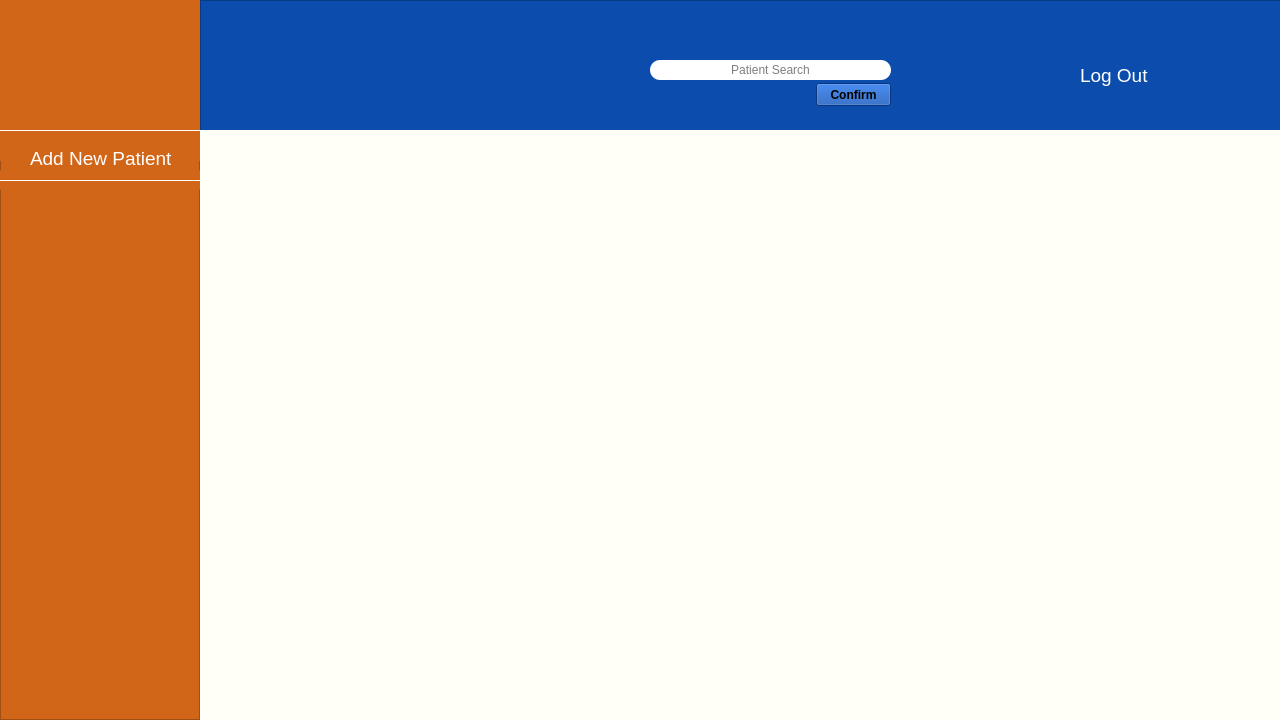
<?xml version="1.0" encoding="UTF-8"?>
<ui version="4.0">
 <class>MainWindow</class>
 <widget class="QMainWindow" name="MainWindow">
  <property name="enabled">
   <bool>true</bool>
  </property>
  <property name="geometry">
   <rect>
    <x>0</x>
    <y>0</y>
    <width>1280</width>
    <height>720</height>
   </rect>
  </property>
  <property name="windowTitle">
   <string>Keto Gator</string>
  </property>
  <property name="windowIcon">
   <iconset>
    <normaloff>17e294f73f2bfaae238c79c83226ebbd.png</normaloff>17e294f73f2bfaae238c79c83226ebbd.png</iconset>
  </property>
  <widget class="QWidget" name="centralwidget">
   <widget class="QFrame" name="sidebar">
    <property name="geometry">
     <rect>
      <x>0</x>
      <y>0</y>
      <width>200</width>
      <height>720</height>
     </rect>
    </property>
    <property name="maximumSize">
     <size>
      <width>16777215</width>
      <height>720</height>
     </size>
    </property>
    <property name="styleSheet">
     <string notr="true">background-color: rgb(209, 102, 24)</string>
    </property>
    <property name="frameShape">
     <enum>QFrame::StyledPanel</enum>
    </property>
    <property name="frameShadow">
     <enum>QFrame::Raised</enum>
    </property>
    <widget class="Line" name="firstlinebreak">
     <property name="geometry">
      <rect>
       <x>0</x>
       <y>120</y>
       <width>200</width>
       <height>20</height>
      </rect>
     </property>
     <property name="styleSheet">
      <string notr="true">color:rgb(255, 255, 255)</string>
     </property>
     <property name="frameShadow">
      <enum>QFrame::Plain</enum>
     </property>
     <property name="lineWidth">
      <number>1</number>
     </property>
     <property name="orientation">
      <enum>Qt::Horizontal</enum>
     </property>
    </widget>
    <widget class="QLabel" name="logo">
     <property name="geometry">
      <rect>
       <x>-140</x>
       <y>-70</y>
       <width>531</width>
       <height>231</height>
      </rect>
     </property>
     <property name="cursor">
      <cursorShape>PointingHandCursor</cursorShape>
     </property>
     <property name="text">
      <string/>
     </property>
     <property name="pixmap">
      <pixmap>Keto-Gator.png</pixmap>
     </property>
     <property name="scaledContents">
      <bool>true</bool>
     </property>
    </widget>
    <widget class="QLabel" name="newpatientbutton">
     <property name="geometry">
      <rect>
       <x>30</x>
       <y>150</y>
       <width>141</width>
       <height>16</height>
      </rect>
     </property>
     <property name="font">
      <font>
       <family>Arial</family>
       <pointsize>14</pointsize>
       <weight>50</weight>
       <bold>false</bold>
       <underline>false</underline>
       <strikeout>false</strikeout>
      </font>
     </property>
     <property name="cursor">
      <cursorShape>PointingHandCursor</cursorShape>
     </property>
     <property name="styleSheet">
      <string notr="true">color: white;
dropshadow:(black, 5)</string>
     </property>
     <property name="text">
      <string>Add New Patient</string>
     </property>
    </widget>
    <widget class="Line" name="firstlinebreak_2">
     <property name="geometry">
      <rect>
       <x>0</x>
       <y>170</y>
       <width>200</width>
       <height>20</height>
      </rect>
     </property>
     <property name="styleSheet">
      <string notr="true">color:rgb(255, 255, 255)</string>
     </property>
     <property name="frameShadow">
      <enum>QFrame::Plain</enum>
     </property>
     <property name="lineWidth">
      <number>1</number>
     </property>
     <property name="orientation">
      <enum>Qt::Horizontal</enum>
     </property>
    </widget>
    <zorder>logo</zorder>
    <zorder>firstlinebreak</zorder>
    <zorder>newpatientbutton</zorder>
    <zorder>firstlinebreak_2</zorder>
   </widget>
   <widget class="QFrame" name="topbar">
    <property name="enabled">
     <bool>true</bool>
    </property>
    <property name="geometry">
     <rect>
      <x>200</x>
      <y>0</y>
      <width>1920</width>
      <height>135</height>
     </rect>
    </property>
    <property name="sizePolicy">
     <sizepolicy hsizetype="Preferred" vsizetype="Preferred">
      <horstretch>0</horstretch>
      <verstretch>0</verstretch>
     </sizepolicy>
    </property>
    <property name="minimumSize">
     <size>
      <width>911</width>
      <height>0</height>
     </size>
    </property>
    <property name="maximumSize">
     <size>
      <width>1920</width>
      <height>16777215</height>
     </size>
    </property>
    <property name="styleSheet">
     <string notr="true">background-color:rgb(12, 76, 173)</string>
    </property>
    <property name="frameShape">
     <enum>QFrame::StyledPanel</enum>
    </property>
    <property name="frameShadow">
     <enum>QFrame::Raised</enum>
    </property>
    <widget class="QPushButton" name="confirmbutton">
     <property name="geometry">
      <rect>
       <x>616</x>
       <y>83</y>
       <width>75</width>
       <height>23</height>
      </rect>
     </property>
     <property name="font">
      <font>
       <family>Arial</family>
       <weight>75</weight>
       <bold>true</bold>
      </font>
     </property>
     <property name="cursor">
      <cursorShape>PointingHandCursor</cursorShape>
     </property>
     <property name="styleSheet">
      <string notr="true">background-color: rgb(209, 102, 24);
color:white;
border-radius: 10px;

hover
{
   background-color:white;
}</string>
     </property>
     <property name="text">
      <string>Confirm</string>
     </property>
    </widget>
    <widget class="QLabel" name="logoutbutton">
     <property name="geometry">
      <rect>
       <x>880</x>
       <y>60</y>
       <width>71</width>
       <height>31</height>
      </rect>
     </property>
     <property name="font">
      <font>
       <family>Arial</family>
       <pointsize>14</pointsize>
       <weight>50</weight>
       <bold>false</bold>
      </font>
     </property>
     <property name="cursor">
      <cursorShape>PointingHandCursor</cursorShape>
     </property>
     <property name="styleSheet">
      <string notr="true">color:white</string>
     </property>
     <property name="text">
      <string>Log Out</string>
     </property>
     <property name="scaledContents">
      <bool>false</bool>
     </property>
    </widget>
    <widget class="QLineEdit" name="lineEdit">
     <property name="geometry">
      <rect>
       <x>450</x>
       <y>60</y>
       <width>241</width>
       <height>20</height>
      </rect>
     </property>
     <property name="styleSheet">
      <string notr="true">background-color:rgb(255, 255, 255);
 border-radius: 10px;</string>
     </property>
     <property name="alignment">
      <set>Qt::AlignCenter</set>
     </property>
     <property name="placeholderText">
      <string>Patient Search</string>
     </property>
    </widget>
   </widget>
   <widget class="QFrame" name="body">
    <property name="geometry">
     <rect>
      <x>200</x>
      <y>130</y>
      <width>1920</width>
      <height>1080</height>
     </rect>
    </property>
    <property name="styleSheet">
     <string notr="true">background-color:rgb(255, 254, 247)</string>
    </property>
    <property name="frameShape">
     <enum>QFrame::NoFrame</enum>
    </property>
    <property name="frameShadow">
     <enum>QFrame::Plain</enum>
    </property>
    <property name="lineWidth">
     <number>0</number>
    </property>
   </widget>
  </widget>
 </widget>
 <resources>
  <include location="Logo.qrc"/>
 </resources>
 <connections/>
</ui>
